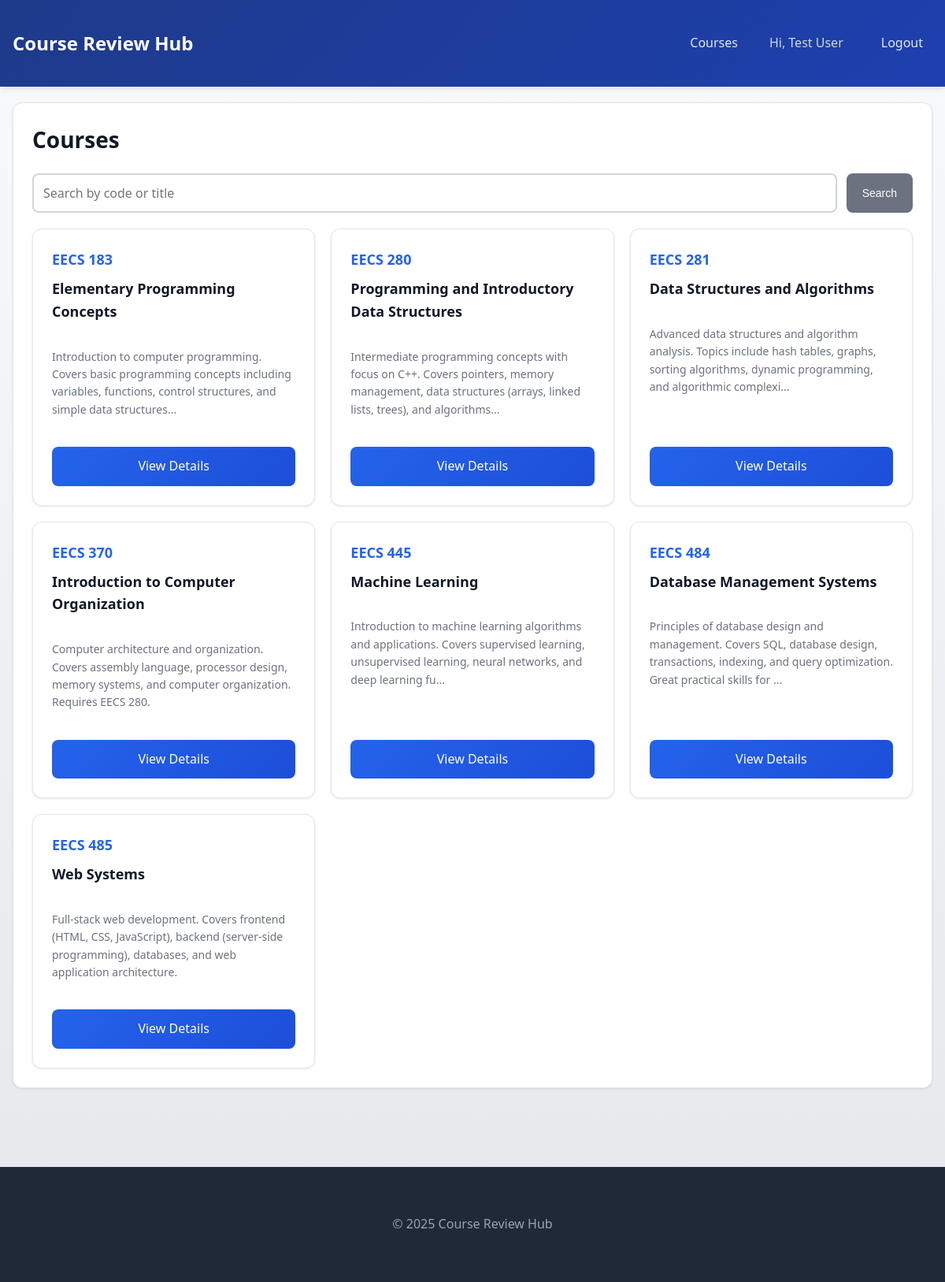
/index.php (signed in), run on the app's committed database.
### tables this page shows
CREATE TABLE IF NOT EXISTS courses (
	id INT AUTO_INCREMENT PRIMARY KEY,
	code VARCHAR(32) NOT NULL UNIQUE,
	title VARCHAR(200) NOT NULL,
	description TEXT,
	created_at TIMESTAMP DEFAULT CURRENT_TIMESTAMP
);

### includes/helpers.php (called while the page is built, shortened)
<?php
function h(?string $value): string {
	return htmlspecialchars($value ?? '', ENT_QUOTES | ENT_SUBSTITUTE, 'UTF-8');
}

### public/index.php (the view, shortened to what this page needs)
<?php
try {
	$pdo = get_pdo();
	$q = trim((string)($_GET['q'] ?? ''));
	if ($q !== '') {
		$sql = "SELECT * FROM courses WHERE code LIKE :q1 OR title LIKE :q2 ORDER BY code ASC";
		$stmt = $pdo->prepare($sql);
		$searchTerm = "%{$q}%";
		$stmt->execute(['q1' => $searchTerm, 'q2' => $searchTerm]);
		$courses = $stmt->fetchAll();
	} else {
		$stmt = $pdo->query('SELECT * FROM courses ORDER BY code ASC');
		$courses = $stmt->fetchAll();
	}
} catch (PDOException $e) {
	error_log('Database error: ' . $e->getMessage());
	$courses = [];
	$error = 'Database error: ' . htmlspecialchars($e->getMessage());
}
include __DIR__ . '/../includes/header.php';
?>
<div class="card">
	<h1>Courses</h1>
	<form method="get" style="margin-bottom: 20px; display: flex; gap: 12px;">
		<input class="input" type="text" name="q" placeholder="Search by code or title" value="<?= h($q ?? '') ?>" style="flex: 1;" />
		<button class="button-secondary" type="submit">Search</button>
	</form>
	<?php if (empty($courses)): ?>
		<p>No courses found.</p>
	<?php else: ?>
		<div class="grid">
			<?php foreach ($courses as $course): ?>
				<div class="card course-card">
					<div class="course-card-header">
						<div class="course-code"><?= h($course['code']) ?></div>
						<h3 style="margin: 8px 0; font-size: 18px; font-weight: 600;"><?= h($course['title']) ?></h3>
					</div>
					<?php if (!empty($course['description'])): ?>
						<p style="color: #6b7280; font-size: 14px; margin: 12px 0 0 0; flex-grow: 1;"><?= h(substr($course['description'], 0, 150)) ?><?= strlen($course['description']) > 150 ? '...' : '' ?></p>
					<?php else: ?>
						<div style="flex-grow: 1;"></div>
					<?php endif; ?>
					<a href="/course.php?id=<?= (int)$course['id'] ?>" class="button-primary" style="display: inline-block; margin-top: 16px; text-align: center; width: 100%;">View Details</a>
				</div>
			<?php endforeach; ?>
		</div>
	<?php endif; ?>
</div>
<?php include __DIR__ . '/../includes/footer.php'; ?>

### assets/styles.css (style rules this page uses)
* { box-sizing: border-box; }
body { margin: 0; font-family: system-ui, -apple-system, 'Segoe UI', Roboto, 'Helvetica Neue', Arial, sans-serif; color: #1f2937; background: linear-gradient(to bottom, #f8fafc 0%, #e5e7eb 100%); min-height: 100vh; line-height: 1.6; }
a { color: #2563eb; text-decoration: none; transition: color 0.2s; }
.card { background: #fff; border: 1px solid #e5e7eb; border-radius: 12px; padding: 24px; margin-bottom: 20px; box-shadow: 0 1px 3px rgba(0, 0, 0, 0.1); transition: box-shadow 0.2s, transform 0.2s; }
.card h1 { margin-top: 0; margin-bottom: 20px; color: #111827; font-size: 28px; font-weight: 700; }
.card p { margin: 12px 0; color: #4b5563; }
.input, select, textarea { width: 100%; padding: 12px; border: 2px solid #d1d5db; border-radius: 8px; background: #fff; font-size: 16px; font-family: inherit; transition: border-color 0.2s, box-shadow 0.2s; }
.button-primary { background: linear-gradient(135deg, #2563eb 0%, #1d4ed8 100%); color: #fff; padding: 12px 24px; border: 0; border-radius: 8px; cursor: pointer; font-size: 16px; font-weight: 500; transition: background 0.2s, transform 0.1s; }
.button-secondary { background: #6b7280; color: #fff; padding: 10px 20px; border: 0; border-radius: 8px; cursor: pointer; font-size: 14px; font-weight: 500; transition: background 0.2s; }
.grid { display: grid; grid-template-columns: repeat(1, 1fr); gap: 20px; align-items: stretch; }
.grid > * { display: flex; flex-direction: column; }
@media (min-width: 720px) { .grid { grid-template-columns: repeat(2, 1fr); } }
@media (min-width: 1024px) { .grid { grid-template-columns: repeat(3, 1fr); } }
.course-code { color: #2563eb; font-size: 18px; font-weight: 600; }
.course-card { display: flex; flex-direction: column; height: 100%; }
.course-card-header { margin-bottom: 12px; }
.course-card h3 { color: #111827; margin: 8px 0; }
.course-card p { flex-grow: 1; margin-bottom: 0; }
.course-card .button-primary { margin-top: auto; align-self: stretch; }

### data on the page
courses: code "EECS 183", title "Elementary Programming Concepts", description "Introduction to computer programming. Covers basic programming concepts including variables, functions, control structures, and simple data structures", $course['id'] 1 (drawn)
courses: code "EECS 280", title "Programming and Introductory Data Structures", description "Intermediate programming concepts with focus on C++. Covers pointers, memory management, data structures (arrays, linked lists, trees), and algorithms"
courses: code "EECS 281", title "Data Structures and Algorithms", description "Advanced data structures and algorithm analysis. Topics include hash tables, graphs, sorting algorithms, dynamic programming, and algorithmic complexi"
courses: code "EECS 370", title "Introduction to Computer Organization", description "Computer architecture and organization. Covers assembly language, processor design, memory systems, and computer organization. Requires EECS 280."
courses: code "EECS 445", title "Machine Learning", description "Introduction to machine learning algorithms and applications. Covers supervised learning, unsupervised learning, neural networks, and deep learning fu"
courses: code "EECS 484", title "Database Management Systems", description "Principles of database design and management. Covers SQL, database design, transactions, indexing, and query optimization. Great practical skills for"
courses: code "EECS 485", title "Web Systems", description "Full-stack web development. Covers frontend (HTML, CSS, JavaScript), backend (server-side programming), databases, and web application architecture."

### other printed values
current_user()['name'] "Test User"
